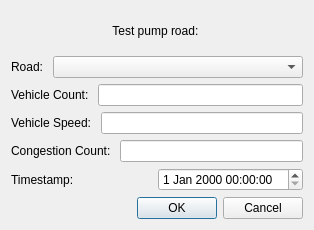
<?xml version="1.0" encoding="UTF-8"?>
<ui version="4.0">
 <class>DumpTestRoadDialog</class>
 <widget class="QDialog" name="DumpTestRoadDialog">
  <property name="geometry">
   <rect>
    <x>0</x>
    <y>0</y>
    <width>314</width>
    <height>230</height>
   </rect>
  </property>
  <property name="windowTitle">
   <string>Dialog</string>
  </property>
  <layout class="QGridLayout" name="gridLayout">
   <item row="0" column="0">
    <layout class="QVBoxLayout" name="verticalLayout">
     <item>
      <widget class="QLabel" name="label_head">
       <property name="text">
        <string>Test pump road: </string>
       </property>
       <property name="alignment">
        <set>Qt::AlignCenter</set>
       </property>
      </widget>
     </item>
     <item>
      <layout class="QHBoxLayout" name="horizontalLayout" stretch="0,1">
       <item>
        <widget class="QLabel" name="label_road">
         <property name="text">
          <string>Road: </string>
         </property>
        </widget>
       </item>
       <item>
        <widget class="QComboBox" name="comboBox_road"/>
       </item>
      </layout>
     </item>
     <item>
      <layout class="QHBoxLayout" name="horizontalLayout_2">
       <item>
        <widget class="QLabel" name="label_vehicle_count">
         <property name="text">
          <string>Vehicle Count: </string>
         </property>
        </widget>
       </item>
       <item>
        <widget class="QLineEdit" name="lineEdit_vehicle_count"/>
       </item>
      </layout>
     </item>
     <item>
      <layout class="QHBoxLayout" name="horizontalLayout_3">
       <item>
        <widget class="QLabel" name="label_vehicle_speed">
         <property name="text">
          <string>Vehicle Speed: </string>
         </property>
        </widget>
       </item>
       <item>
        <widget class="QLineEdit" name="lineEdit_vehicle_speed"/>
       </item>
      </layout>
     </item>
     <item>
      <layout class="QHBoxLayout" name="horizontalLayout_5">
       <item>
        <widget class="QLabel" name="label_cong_count">
         <property name="text">
          <string>Congestion Count: </string>
         </property>
        </widget>
       </item>
       <item>
        <widget class="QLineEdit" name="lineEdit_cong_count"/>
       </item>
      </layout>
     </item>
     <item>
      <layout class="QHBoxLayout" name="horizontalLayout_4">
       <item>
        <widget class="QLabel" name="label_timestamp">
         <property name="text">
          <string>Timestamp: </string>
         </property>
        </widget>
       </item>
       <item>
        <widget class="QDateTimeEdit" name="dateTimeEdit"/>
       </item>
      </layout>
     </item>
     <item>
      <widget class="QDialogButtonBox" name="buttonBox">
       <property name="orientation">
        <enum>Qt::Horizontal</enum>
       </property>
       <property name="standardButtons">
        <set>QDialogButtonBox::Cancel|QDialogButtonBox::Ok</set>
       </property>
      </widget>
     </item>
    </layout>
   </item>
  </layout>
 </widget>
 <resources/>
 <connections>
  <connection>
   <sender>buttonBox</sender>
   <signal>accepted()</signal>
   <receiver>DumpTestRoadDialog</receiver>
   <slot>accept()</slot>
   <hints>
    <hint type="sourcelabel">
     <x>162</x>
     <y>206</y>
    </hint>
    <hint type="destinationlabel">
     <x>162</x>
     <y>116</y>
    </hint>
   </hints>
  </connection>
  <connection>
   <sender>buttonBox</sender>
   <signal>rejected()</signal>
   <receiver>DumpTestRoadDialog</receiver>
   <slot>reject()</slot>
   <hints>
    <hint type="sourcelabel">
     <x>162</x>
     <y>206</y>
    </hint>
    <hint type="destinationlabel">
     <x>162</x>
     <y>116</y>
    </hint>
   </hints>
  </connection>
 </connections>
</ui>
